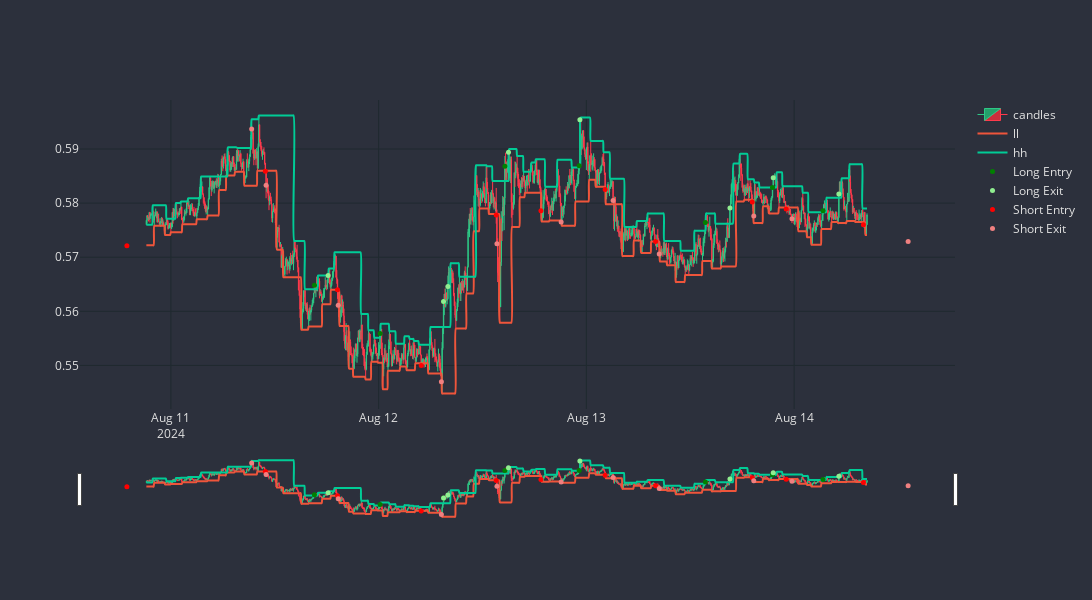

Notebook cell for this chart:
### Code cell
strat.plot(-7000)

### Figure 1 — Plotly figure (JSON) as saved in the notebook; plotly's stock layout.template omitted (floating-point values rounded to 4 significant figures; data arrays with more than 128 entries replaced by an {"elided": "..."} marker saying what was removed)
{"data": [{"close": {"elided": "1000 float values"}, "decreasing": {"fillcolor": "#CC2E3C", "line": {"color": "#FF3A4C"}}, "high": {"elided": "1000 float values"}, "increasing": {"fillcolor": "#24A06B", "line": {"color": "#2EC886"}}, "line": {"width": 1}, "low": {"elided": "1000 float values"}, "name": "candles", "opacity": 1, "open": {"elided": "1000 float values"}, "type": "candlestick", "x": {"elided": "1000 str values"}}, {"line": {"shape": "spline", "width": 2}, "name": "ll", "type": "scatter", "x": {"elided": "1000 str values"}, "y": {"elided": "1000 float values"}}, {"line": {"shape": "spline", "width": 2}, "name": "hh", "type": "scatter", "x": {"elided": "1000 str values"}, "y": {"elided": "1000 float values"}}, {"marker": {"color": "green", "size": 5}, "mode": "markers", "name": "Long Entry", "type": "scatter", "x": ["2024-08-11T16:35:00", "2024-08-12T00:10:00", "2024-08-12T07:30:00", "2024-08-12T14:35:00", "2024-08-12T23:10:00", "2024-08-13T13:45:00", "2024-08-13T21:30:00", "2024-08-14T03:20:00"], "y": [0.5648, 0.5559, 0.5618, 0.5868, 0.5869, 0.5764, 0.5829, 0.5786]}, {"marker": {"color": "lightgreen", "size": 5}, "mode": "markers", "name": "Long Exit", "type": "scatter", "x": ["2024-08-11T18:10:00", "2024-08-12T07:30:00", "2024-08-12T08:00:00", "2024-08-12T15:00:00", "2024-08-12T23:15:00", "2024-08-13T16:35:00", "2024-08-13T21:35:00", "2024-08-14T05:10:00"], "y": [0.5666, 0.5618, 0.5646, 0.5894, 0.5954, 0.5791, 0.5847, 0.5817]}, {"marker": {"color": "red", "size": 5}, "mode": "markers", "name": "Short Entry", "type": "scatter", "x": ["2024-08-10T18:55:00", "2024-08-11T10:55:00", "2024-08-11T19:15:00", "2024-08-12T04:55:00", "2024-08-12T13:35:00", "2024-08-12T18:45:00", "2024-08-13T02:10:00", "2024-08-13T08:00:00", "2024-08-13T19:10:00", "2024-08-13T23:05:00", "2024-08-14T08:00:00"], "y": [0.5721, 0.5859, 0.564, 0.55, 0.5778, 0.5786, 0.5825, 0.5729, 0.5802, 0.5789, 0.576]}, {"marker": {"color": "lightcoral", "size": 5}, "mode": "markers", "name": "Short Exit", "type": "scatter", "x": ["2024-08-11T09:20:00", "2024-08-11T11:00:00", "2024-08-11T19:20:00", "2024-08-12T07:15:00", "2024-08-12T13:40:00", "2024-08-12T21:05:00", "2024-08-13T03:05:00", "2024-08-13T08:25:00", "2024-08-13T19:20:00", "2024-08-13T23:45:00", "2024-08-14T13:10:00"], "y": [0.5937, 0.5833, 0.5611, 0.547, 0.5725, 0.5765, 0.5805, 0.5706, 0.5776, 0.5771, 0.5729]}], "layout": {"font": {"color": "#E1E1E1", "size": 12}, "height": 600, "paper_bgcolor": "#2C303C", "plot_bgcolor": "#2C303C", "width": 1200, "xaxis": {"gridcolor": "#1F292F", "nticks": 5, "rangeslider": {"visible": true}, "type": "date"}, "yaxis": {"gridcolor": "#1F292F"}}}
